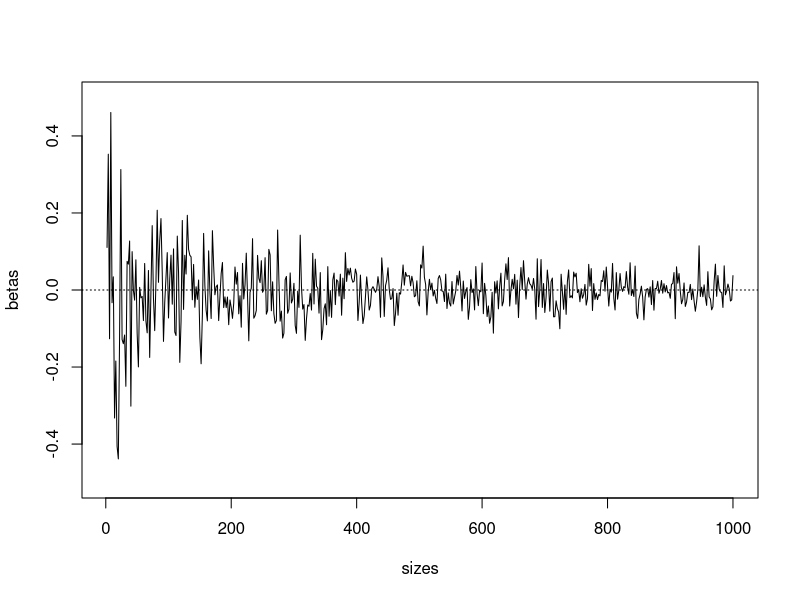
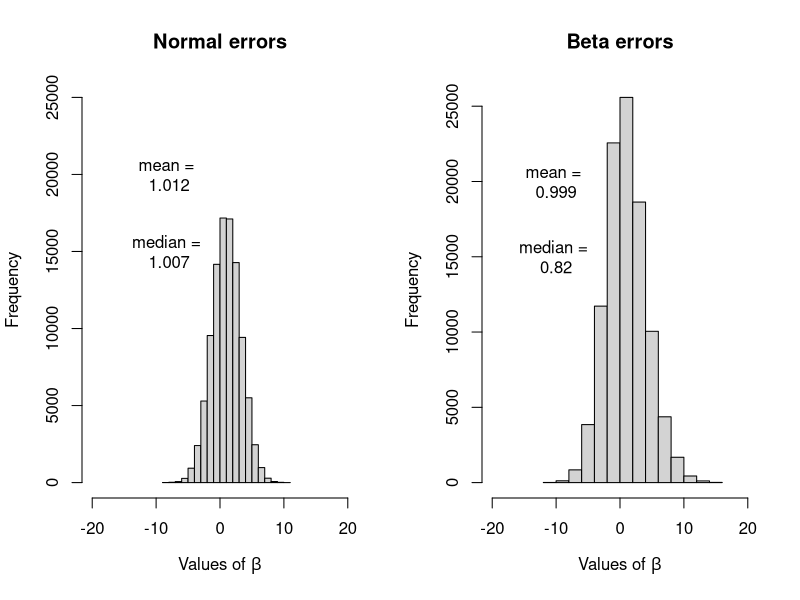

Reproduce these figures in R, in order. (Note: a time limit stopped this script after it produced the figures.)
## ---- chunk 1
sizes <- seq(2,1000,2)
betas <- sapply(sizes, function(x) mean(rnorm(x)))
plot(sizes, betas, type="l", ylim=c(-0.5,0.5))
abline(h=0, lty=3)
## ---- chunk 2
set.seed(1234)

# draw x
x <- rnorm(10)

# X matrix
X <- cbind(rep(1,10), x, x^2)

# "biased" X matrix
X_b <- cbind(rep(1,10), x)

# betas
B <- c(1,1,1)

# XB
yhat <- X %*% B

# unbiased beta hat
Bhat <- sapply(1:100000,
               function(x) ( solve(t(X)%*%X) %*% t(X)%*%(yhat + rnorm(10, 0, 5)) )[2]
)

# biased beta hat
Bhat_b <- sapply(1:100000,
               function(x) ( solve(t(X_b)%*%X_b) %*% t(X_b)%*%(yhat + rnorm(10, 0, 5)) )[2]
)

# summaries
cbind(unbiased=mean(Bhat), biased=mean(Bhat_b))
## ---- chunk 3
set.seed(1234)

# draw x
x <- rnorm(1000)

# X matrix
X <- cbind(rep(1,1000), x, x^2)

# "biased" X matrix
X_b <- cbind(rep(1,1000), x)

# betas
B <- c(1,1,1)

# XB
yhat <- X %*% B

# unbiased beta hat
Bhat <- sapply(1:10000,
               function(x) ( solve(t(X)%*%X) %*% t(X)%*%(yhat + rnorm(1000, 0, 5)) )[2]
)

# biased beta hat
Bhat_b <- sapply(1:10000,
               function(x) ( solve(t(X_b)%*%X_b) %*% t(X_b)%*%(yhat + rnorm(1000, 0, 5)) )[2]
)

# summaries
cbind(unbiased=mean(Bhat), biased=mean(Bhat_b))
## ---- chunk 4
set.seed(4321)

sims <- 100000

# assumed X
X <- cbind(rep(1, 10), 
           MASS::mvrnorm(10, c(0,0), matrix(c(1,0.5,0.5,1), 2, 2))
)

# Beta
B <- c(1,1,1)

# yhat
yhat <- X %*% B

## N=10

# normal errors
norme <- sapply(1:sims,
                 function(y) ( solve(t(X)%*%X) %*% t(X)%*%(yhat + rnorm(10, 0, 5)) )[2]
)

# beta errors
betae <- sapply(1:sims,
                 function(y) ( solve(t(X)%*%X) %*% t(X)%*%(yhat + 50*rbeta(10, 1, 5)) )[2]
)
## ---- chunk 5
# plot
par(mfrow=c(1,2))
hist(norme, main="Normal errors", xlab = expression(paste("Values of ", beta), " "), xlim=c(-20,20), ylim=c(0,25000))
text(-8, 20000, paste0("mean = \n", round(mean(norme), 3)))
text(-8, 15000, paste0("median = \n", round(median(norme), 3)))
hist(betae, main="Beta errors", xlab = expression(paste("Values of ", beta), " "), xlim=c(-20,20))
text(-10, 20000, paste0("mean = \n", round(mean(betae), 3)))
text(-10, 15000, paste0("median = \n", round(median(betae), 3)))
## ---- chunk 6
set.seed(4321)

sims <- 100000

# assumed X
X <- cbind(rep(1, 1000), 
           MASS::mvrnorm(1000, c(0,0), matrix(c(1,0.5,0.5,1), 2, 2))
)

# Beta
B <- c(1,1,1)

# yhat
yhat <- X %*% B

## N=10

# normal errors
norme <- sapply(1:sims,
                 function(y) ( solve(t(X)%*%X) %*% t(X)%*%(yhat + rnorm(1000, 0, 5)) )[2]
)

# beta errors
betae <- sapply(1:sims,
                 function(y) ( solve(t(X)%*%X) %*% t(X)%*%(yhat + 50*rbeta(1000, 1, 5)) )[2]
)
## ---- chunk 7
# plot
par(mfrow=c(1,2))
hist(norme, main="Normal errors", xlab = expression(paste("Values of ", beta), " "), xlim=c(-15,15), ylim=c(0,25000))
text(-8, 20000, paste0("mean = \n", round(mean(norme), 3)))
text(-8, 15000, paste0("median = \n", round(median(norme), 3)))
hist(betae, main="Beta errors", xlab = expression(paste("Values of ", beta), " "), xlim=c(-15,15), ylim=c(0,25000))
text(-10, 20000, paste0("mean = \n", round(mean(betae), 3)))
text(-10, 15000, paste0("median = \n", round(median(betae), 3)))
